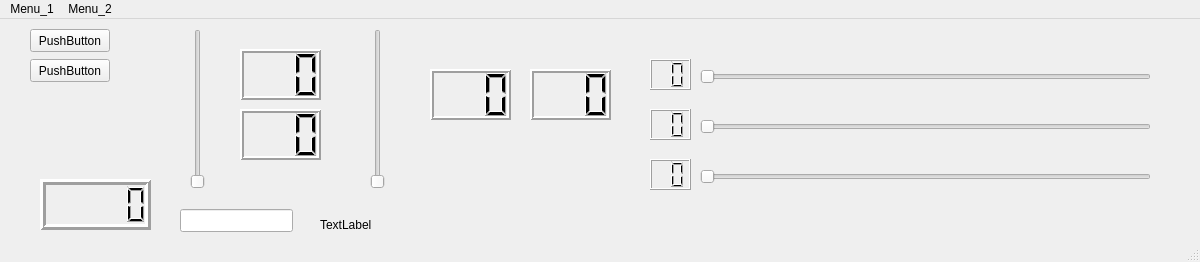
<?xml version="1.0" encoding="UTF-8"?>
<ui version="4.0">
 <class>MainWindow</class>
 <widget class="QMainWindow" name="MainWindow">
  <property name="geometry">
   <rect>
    <x>0</x>
    <y>0</y>
    <width>1200</width>
    <height>262</height>
   </rect>
  </property>
  <property name="windowTitle">
   <string>GE3</string>
  </property>
  <widget class="QWidget" name="centralwidget">
   <widget class="QPushButton" name="pushButton_1">
    <property name="geometry">
     <rect>
      <x>30</x>
      <y>10</y>
      <width>80</width>
      <height>23</height>
     </rect>
    </property>
    <property name="text">
     <string>PushButton</string>
    </property>
   </widget>
   <widget class="QPushButton" name="pushButton_2">
    <property name="geometry">
     <rect>
      <x>30</x>
      <y>40</y>
      <width>80</width>
      <height>23</height>
     </rect>
    </property>
    <property name="text">
     <string>PushButton</string>
    </property>
   </widget>
   <widget class="QSlider" name="verticalSlider_1">
    <property name="geometry">
     <rect>
      <x>190</x>
      <y>10</y>
      <width>16</width>
      <height>160</height>
     </rect>
    </property>
    <property name="maximum">
     <number>255</number>
    </property>
    <property name="orientation">
     <enum>Qt::Vertical</enum>
    </property>
   </widget>
   <widget class="QSlider" name="verticalSlider_2">
    <property name="geometry">
     <rect>
      <x>370</x>
      <y>10</y>
      <width>16</width>
      <height>160</height>
     </rect>
    </property>
    <property name="maximum">
     <number>255</number>
    </property>
    <property name="orientation">
     <enum>Qt::Vertical</enum>
    </property>
   </widget>
   <widget class="QSlider" name="horizontalSlider_1">
    <property name="geometry">
     <rect>
      <x>700</x>
      <y>50</y>
      <width>451</width>
      <height>16</height>
     </rect>
    </property>
    <property name="orientation">
     <enum>Qt::Horizontal</enum>
    </property>
   </widget>
   <widget class="QSlider" name="horizontalSlider_2">
    <property name="geometry">
     <rect>
      <x>700</x>
      <y>100</y>
      <width>451</width>
      <height>16</height>
     </rect>
    </property>
    <property name="orientation">
     <enum>Qt::Horizontal</enum>
    </property>
   </widget>
   <widget class="QLCDNumber" name="lcdNumber_1">
    <property name="geometry">
     <rect>
      <x>650</x>
      <y>40</y>
      <width>41</width>
      <height>31</height>
     </rect>
    </property>
    <property name="font">
     <font>
      <pointsize>10</pointsize>
      <weight>75</weight>
      <bold>true</bold>
     </font>
    </property>
    <property name="digitCount">
     <number>2</number>
    </property>
   </widget>
   <widget class="QLabel" name="label">
    <property name="geometry">
     <rect>
      <x>320</x>
      <y>190</y>
      <width>701</width>
      <height>31</height>
     </rect>
    </property>
    <property name="text">
     <string>TextLabel</string>
    </property>
   </widget>
   <widget class="QLineEdit" name="lineEdit">
    <property name="geometry">
     <rect>
      <x>180</x>
      <y>190</y>
      <width>113</width>
      <height>23</height>
     </rect>
    </property>
   </widget>
   <widget class="QSlider" name="horizontalSlider_3">
    <property name="geometry">
     <rect>
      <x>700</x>
      <y>150</y>
      <width>451</width>
      <height>16</height>
     </rect>
    </property>
    <property name="orientation">
     <enum>Qt::Horizontal</enum>
    </property>
   </widget>
   <widget class="QLCDNumber" name="lcdNumber_2">
    <property name="geometry">
     <rect>
      <x>650</x>
      <y>90</y>
      <width>41</width>
      <height>31</height>
     </rect>
    </property>
    <property name="font">
     <font>
      <pointsize>10</pointsize>
      <weight>75</weight>
      <bold>true</bold>
     </font>
    </property>
    <property name="digitCount">
     <number>2</number>
    </property>
   </widget>
   <widget class="QLCDNumber" name="lcdNumber_3">
    <property name="geometry">
     <rect>
      <x>650</x>
      <y>140</y>
      <width>41</width>
      <height>31</height>
     </rect>
    </property>
    <property name="font">
     <font>
      <pointsize>10</pointsize>
      <weight>75</weight>
      <bold>true</bold>
     </font>
    </property>
    <property name="digitCount">
     <number>2</number>
    </property>
   </widget>
   <widget class="QLCDNumber" name="lcdNumber_6">
    <property name="geometry">
     <rect>
      <x>240</x>
      <y>30</y>
      <width>81</width>
      <height>51</height>
     </rect>
    </property>
    <property name="font">
     <font>
      <pointsize>10</pointsize>
      <weight>75</weight>
      <bold>true</bold>
     </font>
    </property>
    <property name="lineWidth">
     <number>2</number>
    </property>
    <property name="digitCount">
     <number>3</number>
    </property>
   </widget>
   <widget class="QLCDNumber" name="lcdNumber_7">
    <property name="geometry">
     <rect>
      <x>240</x>
      <y>90</y>
      <width>81</width>
      <height>51</height>
     </rect>
    </property>
    <property name="font">
     <font>
      <pointsize>10</pointsize>
      <weight>75</weight>
      <bold>true</bold>
     </font>
    </property>
    <property name="lineWidth">
     <number>2</number>
    </property>
    <property name="digitCount">
     <number>3</number>
    </property>
   </widget>
   <widget class="QLCDNumber" name="lcdNumber_8">
    <property name="geometry">
     <rect>
      <x>40</x>
      <y>160</y>
      <width>111</width>
      <height>51</height>
     </rect>
    </property>
    <property name="font">
     <font>
      <pointsize>10</pointsize>
      <weight>75</weight>
      <bold>true</bold>
     </font>
    </property>
    <property name="lineWidth">
     <number>3</number>
    </property>
   </widget>
   <widget class="QLCDNumber" name="lcdNumber_9">
    <property name="geometry">
     <rect>
      <x>430</x>
      <y>50</y>
      <width>81</width>
      <height>51</height>
     </rect>
    </property>
    <property name="font">
     <font>
      <pointsize>10</pointsize>
      <weight>75</weight>
      <bold>true</bold>
     </font>
    </property>
    <property name="lineWidth">
     <number>2</number>
    </property>
    <property name="digitCount">
     <number>3</number>
    </property>
   </widget>
   <widget class="QLCDNumber" name="lcdNumber_10">
    <property name="geometry">
     <rect>
      <x>530</x>
      <y>50</y>
      <width>81</width>
      <height>51</height>
     </rect>
    </property>
    <property name="font">
     <font>
      <pointsize>10</pointsize>
      <weight>75</weight>
      <bold>true</bold>
     </font>
    </property>
    <property name="lineWidth">
     <number>2</number>
    </property>
    <property name="digitCount">
     <number>3</number>
    </property>
   </widget>
  </widget>
  <widget class="QMenuBar" name="menubar">
   <property name="geometry">
    <rect>
     <x>0</x>
     <y>0</y>
     <width>1200</width>
     <height>26</height>
    </rect>
   </property>
   <widget class="QMenu" name="menuMenu_1">
    <property name="title">
     <string>Menu_1</string>
    </property>
   </widget>
   <widget class="QMenu" name="menuMenu_2">
    <property name="title">
     <string>Menu_2</string>
    </property>
   </widget>
   <addaction name="menuMenu_1"/>
   <addaction name="menuMenu_2"/>
  </widget>
  <widget class="QStatusBar" name="statusbar"/>
  <action name="actionMenu_2">
   <property name="text">
    <string>Submenu_2</string>
   </property>
  </action>
 </widget>
 <resources/>
 <connections/>
</ui>
